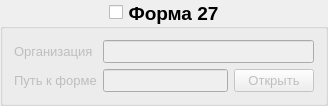
     <widget class="QGroupBox" name="groupBox_main_form27_insert">
      <property name="font">
       <font>
        <pointsize>14</pointsize>
        <weight>75</weight>
        <bold>true</bold>
       </font>
      </property>
      <property name="title">
       <string>Форма 27</string>
      </property>
      <property name="alignment">
       <set>Qt::AlignCenter</set>
      </property>
      <property name="checkable">
       <bool>true</bool>
      </property>
      <property name="checked">
       <bool>false</bool>
      </property>
      <layout class="QGridLayout" name="gridLayout_3">
       <item row="0" column="1" colspan="2">
        <widget class="QLineEdit" name="lineEdit_main_form27_firm">
         <property name="font">
          <font>
           <pointsize>10</pointsize>
           <weight>50</weight>
           <bold>false</bold>
          </font>
         </property>
        </widget>
       </item>
       <item row="1" column="0">
        <widget class="QLabel" name="label_main_form27_create_path">
         <property name="sizePolicy">
          <sizepolicy hsizetype="Preferred" vsizetype="Minimum">
           <horstretch>0</horstretch>
           <verstretch>0</verstretch>
          </sizepolicy>
         </property>
         <property name="font">
          <font>
           <pointsize>10</pointsize>
           <weight>50</weight>
           <bold>false</bold>
          </font>
         </property>
         <property name="text">
          <string>Путь к форме</string>
         </property>
        </widget>
       </item>
       <item row="1" column="1">
        <widget class="QLineEdit" name="lineEdit_main_form27_create_path">
         <property name="font">
          <font>
           <pointsize>10</pointsize>
           <weight>50</weight>
           <bold>false</bold>
          </font>
         </property>
        </widget>
       </item>
       <item row="0" column="0">
        <widget class="QLabel" name="label_main_form27_firm">
         <property name="sizePolicy">
          <sizepolicy hsizetype="Preferred" vsizetype="Minimum">
           <horstretch>0</horstretch>
           <verstretch>0</verstretch>
          </sizepolicy>
         </property>
         <property name="font">
          <font>
           <pointsize>10</pointsize>
           <weight>50</weight>
           <bold>false</bold>
          </font>
         </property>
         <property name="text">
          <string>Организация</string>
         </property>
        </widget>
       </item>
       <item row="1" column="2">
        <widget class="QPushButton" name="pushButton_form27_path_dir">
         <property name="sizePolicy">
          <sizepolicy hsizetype="Fixed" vsizetype="Fixed">
           <horstretch>0</horstretch>
           <verstretch>0</verstretch>
          </sizepolicy>
         </property>
         <property name="font">
          <font>
           <pointsize>10</pointsize>
           <weight>50</weight>
           <bold>false</bold>
          </font>
         </property>
         <property name="text">
          <string>Открыть</string>
         </property>
        </widget>
       </item>
      </layout>
     </widget>
